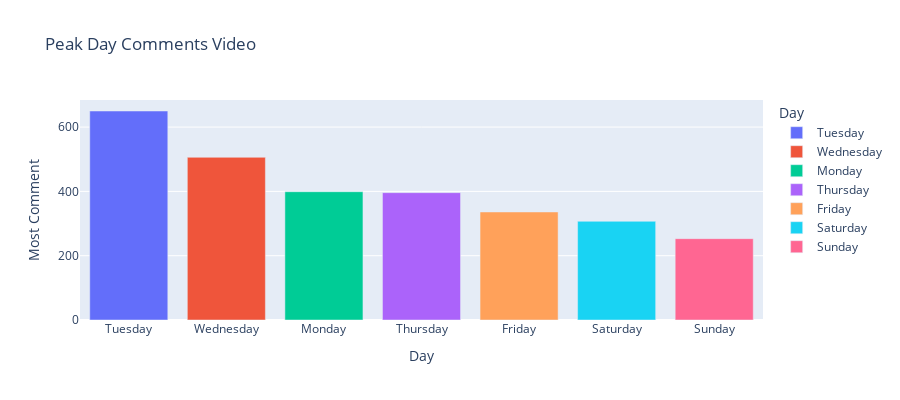

Notebook source saved alongside this figure:
### Code cell
day_group = peak_time['Date'].value_counts().head(7)
day_group = pd.DataFrame(data=day_group)
day_group.reset_index(inplace=True)
day_group = day_group.rename(columns = {'index':'Day','Date':'Most Comment'})
day_group

fig2 = px.bar(day_group, x='Day', y='Most Comment', 
              color='Day', title = 'Peak Day Comments Video', height=400)
fig2.show()

### Figure 1 — Plotly figure (JSON) as saved in the notebook; plotly's stock layout.template omitted (floating-point values rounded to 4 significant figures)
{"data": [{"alignmentgroup": "True", "hovertemplate": "Day=%{x}<br>Most Comment=%{y}<extra></extra>", "legendgroup": "Tuesday", "marker": {"color": "#636efa", "pattern": {"shape": ""}}, "name": "Tuesday", "offsetgroup": "Tuesday", "orientation": "v", "showlegend": true, "textposition": "auto", "type": "bar", "x": ["Tuesday"], "xaxis": "x", "y": [650], "yaxis": "y"}, {"alignmentgroup": "True", "hovertemplate": "Day=%{x}<br>Most Comment=%{y}<extra></extra>", "legendgroup": "Wednesday", "marker": {"color": "#EF553B", "pattern": {"shape": ""}}, "name": "Wednesday", "offsetgroup": "Wednesday", "orientation": "v", "showlegend": true, "textposition": "auto", "type": "bar", "x": ["Wednesday"], "xaxis": "x", "y": [506], "yaxis": "y"}, {"alignmentgroup": "True", "hovertemplate": "Day=%{x}<br>Most Comment=%{y}<extra></extra>", "legendgroup": "Monday", "marker": {"color": "#00cc96", "pattern": {"shape": ""}}, "name": "Monday", "offsetgroup": "Monday", "orientation": "v", "showlegend": true, "textposition": "auto", "type": "bar", "x": ["Monday"], "xaxis": "x", "y": [399], "yaxis": "y"}, {"alignmentgroup": "True", "hovertemplate": "Day=%{x}<br>Most Comment=%{y}<extra></extra>", "legendgroup": "Thursday", "marker": {"color": "#ab63fa", "pattern": {"shape": ""}}, "name": "Thursday", "offsetgroup": "Thursday", "orientation": "v", "showlegend": true, "textposition": "auto", "type": "bar", "x": ["Thursday"], "xaxis": "x", "y": [396], "yaxis": "y"}, {"alignmentgroup": "True", "hovertemplate": "Day=%{x}<br>Most Comment=%{y}<extra></extra>", "legendgroup": "Friday", "marker": {"color": "#FFA15A", "pattern": {"shape": ""}}, "name": "Friday", "offsetgroup": "Friday", "orientation": "v", "showlegend": true, "textposition": "auto", "type": "bar", "x": ["Friday"], "xaxis": "x", "y": [336], "yaxis": "y"}, {"alignmentgroup": "True", "hovertemplate": "Day=%{x}<br>Most Comment=%{y}<extra></extra>", "legendgroup": "Saturday", "marker": {"color": "#19d3f3", "pattern": {"shape": ""}}, "name": "Saturday", "offsetgroup": "Saturday", "orientation": "v", "showlegend": true, "textposition": "auto", "type": "bar", "x": ["Saturday"], "xaxis": "x", "y": [307], "yaxis": "y"}, {"alignmentgroup": "True", "hovertemplate": "Day=%{x}<br>Most Comment=%{y}<extra></extra>", "legendgroup": "Sunday", "marker": {"color": "#FF6692", "pattern": {"shape": ""}}, "name": "Sunday", "offsetgroup": "Sunday", "orientation": "v", "showlegend": true, "textposition": "auto", "type": "bar", "x": ["Sunday"], "xaxis": "x", "y": [253], "yaxis": "y"}], "layout": {"barmode": "relative", "height": 400, "legend": {"title": {"text": "Day"}, "tracegroupgap": 0}, "title": {"text": "Peak Day Comments Video"}, "xaxis": {"anchor": "y", "categoryarray": ["Tuesday", "Wednesday", "Monday", "Thursday", "Friday", "Saturday", "Sunday"], "categoryorder": "array", "domain": [0, 1], "title": {"text": "Day"}}, "yaxis": {"anchor": "x", "domain": [0, 1], "title": {"text": "Most Comment"}}}}
